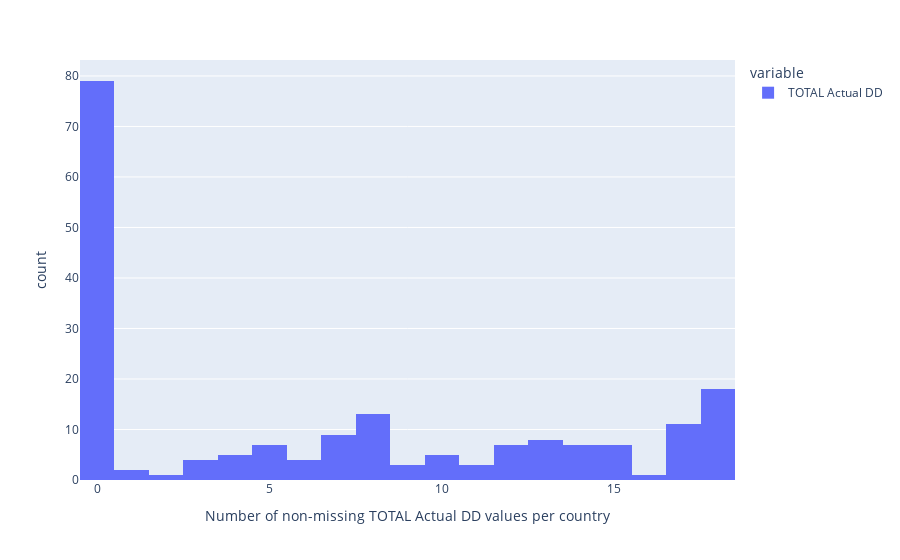

Write notebook code for a chart like this one.
### Markdown cell above
Let's visualize the distribution of non-missing data by country in the figure below

### Code cell
px.histogram(non_missing_by_country, 
             nbins=19, 
             labels={"value": "Number of non-missing TOTAL Actual DD values per country"})

### Figure 1 — Plotly figure (JSON) as saved in the notebook; plotly's stock layout.template omitted (floating-point values rounded to 4 significant figures; data arrays with more than 128 entries replaced by an {"elided": "..."} marker saying what was removed)
{"data": [{"alignmentgroup": "True", "bingroup": "x", "hovertemplate": "variable=TOTAL Actual DD<br>Number of non-missing TOTAL Actual DD values per country=%{x}<br>count=%{y}<extra></extra>", "legendgroup": "TOTAL Actual DD", "marker": {"color": "#636efa", "pattern": {"shape": ""}}, "name": "TOTAL Actual DD", "nbinsx": 19, "offsetgroup": "TOTAL Actual DD", "orientation": "v", "showlegend": true, "type": "histogram", "x": {"elided": "194 int values"}, "xaxis": "x", "yaxis": "y"}], "layout": {"barmode": "relative", "legend": {"title": {"text": "variable"}, "tracegroupgap": 0}, "margin": {"t": 60}, "xaxis": {"anchor": "y", "domain": [0, 1], "title": {"text": "Number of non-missing TOTAL Actual DD values per country"}}, "yaxis": {"anchor": "x", "domain": [0, 1], "title": {"text": "count"}}}}
